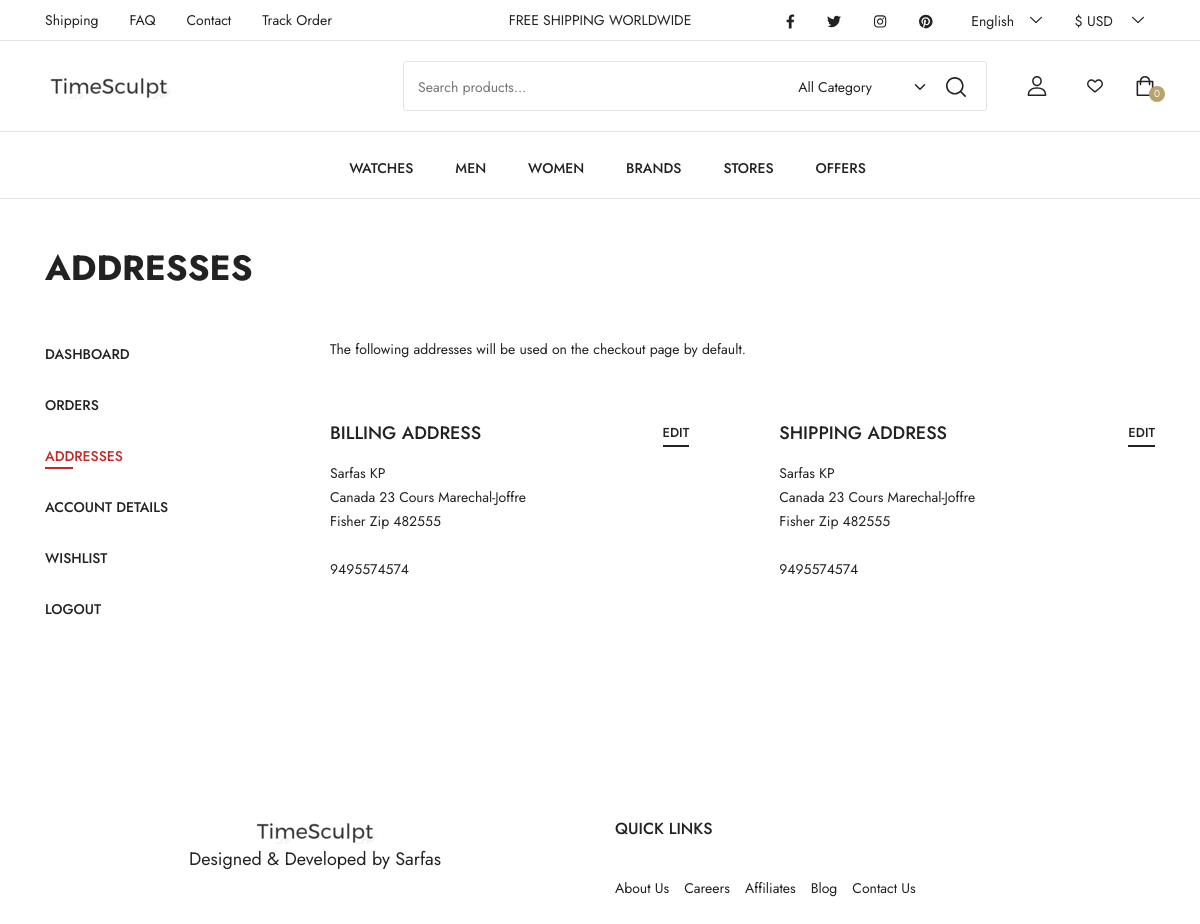
Screenshot of /account_address/ (signed in) with the database file from the repository.
### home/models.py (models this page shows, shortened)
class Address(models.Model):
    user = models.OneToOneField(User, on_delete=models.CASCADE)
    country = models.CharField(max_length=255, null=True, blank=True)
    street_address = models.CharField(max_length=255, null=True, blank=True)
    city = models.CharField(max_length=255, null=True, blank=True)
    zipcode = models.CharField(max_length=255, null=True, blank=True)
    phone = models.CharField(max_length=255, null=True, blank=True)

### home/views.py (the view)
# urls.py: path('account_address/', account_address, name='account_address'),
def account_address(request):
    context={}
    context['first_name'] = request.user.first_name
    context['last_name'] = request.user.last_name
    address_exists =Address.objects.filter(user=request.user).exists()
    if address_exists :
        context['address'] = Address.objects.get(user=request.user)
    return render(request, 'account_address.html', context)

### home/common_context_processors.py (called while the page is built)
def base_common(request):
    cart_item={}
    cart_count=0
    famount=0
    brands=Watch.BRAND_CHOICES
    if request.user.is_authenticated:
        try:
            user = request.user
            cart_item = Cart.objects.filter(user=user)
            cart_count=cart_item.count()
            famount=0
            for c in cart_item:
                famount += c.watch_name.actual_price()
        except Cart.DoesNotExist:
            pass
    return {
        'cart_item': cart_item,'famount':famount,'cart_count':cart_count,'brands':brands
    }

### templates/account_address.html
{% extends 'base.html' %}
{% load static %}
{% block main %}
<main>
  <div class="mb-4 pb-4"></div>
  <section class="my-account container">
    <h2 class="page-title">Addresses</h2>
    <div class="row">
      <div class="col-lg-3">
        <ul class="account-nav">
          <li><a href="{% url 'dashboard' %}" class="menu-link menu-link_us-s">Dashboard</a></li>
          <li><a href="{% url 'orders_page' %}" class="menu-link menu-link_us-s">Orders</a></li>
          <li><a href="{% url 'account_address' %}" class="menu-link menu-link_us-s  menu-link_active">Addresses</a></li>
          <li><a href="{% url 'userlogout' %}" class="menu-link menu-link_us-s">Account Details</a></li>
          <li><a href="{% url 'userlogout' %}" class="menu-link menu-link_us-s">Wishlist</a></li>
          <li><a href="{% url 'wishlist' %}" class="menu-link menu-link_us-s">Logout</a></li>
        </ul>
      </div>
      <div class="col-lg-9">
        <div class="page-content my-account__address">
          <p class="notice">The following addresses will be used on the checkout page by default.</p>
          <div class="my-account__address-list">
            <div class="my-account__address-item">
              <div class="my-account__address-item__title">
                <h5>Billing Address</h5>
                <a href="#">Edit</a>
              </div>
              <div class="my-account__address-item__detail">
                <p>{{first_name}} {{last_name}}</p>
                <p>{{address.country}} {{address.street_address}}</p>
                <p>{{address.city}} Zip {{address.zipcode}}</p>
                <br>
                <p>{{address.phone}}</p>
              </div>
            </div>
            <div class="my-account__address-item">
              <div class="my-account__address-item__title">
                <h5>Shipping Address</h5>
                <a href="#">Edit</a>
              </div>
              <div class="my-account__address-item__detail">
                <p>{{first_name}} {{last_name}}</p>
                <p>{{address.country}} {{address.street_address}}</p>
                <p>{{address.city}} Zip {{address.zipcode}}</p>
                <br>
                <p>{{address.phone}}</p>
              </div>
            </div>
          </div>
        </div>
      </div>
    </div>
  </section>
</main>
<div class="mb-5 pb-xl-5"></div>
  <div class="mb-5 pb-xl-5"></div>
  {% endblock main %}

### rows the page displays
Address: country "Canada", street_address "23 Cours Marechal-Joffre", city "Fisher", zipcode "482555", phone "9495574574"

### other values shown
{{ cart_count }} "0"
{{ first_name }} "Sarfas"
{{ last_name }} "KP"
